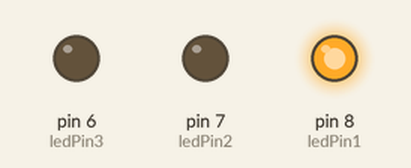
Bench run of a sketch on a simulated Arduino Uno, built with avr-gcc and run on an emulated ATmega328P. Parts: output pins drawn as LEDs (lit = HIGH).

Above: at 0.05 s.
Timing chart, 0 to 3.0 s (numbered marks = the images above):
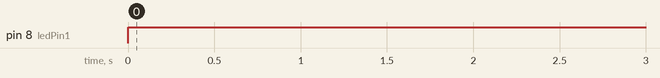

Measured:
- by itself, pin 8 (ledPin1): LOW → HIGH at 0.00 s

The sketch:

Blinky3LEDsInSequence.ino
```cpp
// These variables store the flash pattern
// and the current state of the LED

int ledPin1 =  8;      // the number of the LED pin
int ledPin2 = 7;
int ledPin3 = 6;
int ledState1 = LOW;             // ledState used to set the LED
int ledState2 = LOW;
int ledState3 = LOW;             // ledState used to set the LED
unsigned long previousMillis1 = 0;        // will store last time LED was updated
unsigned long previousMillis2 = 0;        // will store last time LED was updated
unsigned long previousMillis3 = 0;        // will store last time LED was updated
long OnTime1 = 0;           // milliseconds of on-time
long OffTime1 = 500;          // milliseconds of off-time
long OnTime2 = 0;           // milliseconds of on-time
long OffTime2 = 500;          // milliseconds of off-time
long OnTime3 = 0;           // milliseconds of on-time
long OffTime3 = 500;          // milliseconds of off-time

void setup()
{
  // set the digital pin as output:
  pinMode(ledPin1, OUTPUT);
  pinMode(ledPin2, OUTPUT);
  pinMode(ledPin3, OUTPUT);
}

void loop()
{
  // check to see if it's time to change the state of the LED
  unsigned long currentMillis = millis();


  if((ledState1 == LOW) && (currentMillis - previousMillis1 >= OnTime1))
  {
    ledState1 = HIGH;  // Turn it off
    previousMillis1 = currentMillis;  // Remember the time
  }
  else if ((ledState1 == HIGH) && (currentMillis - previousMillis1 >= OffTime1))
  {
    ledState1 = LOW;  // turn it on
    previousMillis1 = currentMillis;  // Remember the time
  }

   if((ledState2 == HIGH) && (currentMillis - previousMillis2 >= OnTime2))
  {
    ledState2 = LOW;  // Turn it off
    previousMillis2 = currentMillis;  // Remember the time
  }
  else if ((ledState2 == LOW) && (currentMillis - previousMillis2 >= OffTime2))
  {
    ledState2 = HIGH;  // turn it on
    previousMillis2 = currentMillis;  // Remember the time

  }

    if((ledState3 == HIGH) && (currentMillis - previousMillis3 >= OnTime3))
  {
    ledState3 = LOW;  // Turn it off
    previousMillis3 = currentMillis;  // Remember the time
  }
  else if ((ledState3 == LOW) && (currentMillis - previousMillis1 >= OffTime3))
  {
    ledState3 = HIGH;  // turn it on
    previousMillis3 = currentMillis;  // Remember the time

  }

  digitalWrite(ledPin1, ledState1);    // Update the actual LED
  digitalWrite(ledPin2, ledState2);
  digitalWrite(ledPin3, ledState3);

}
```
